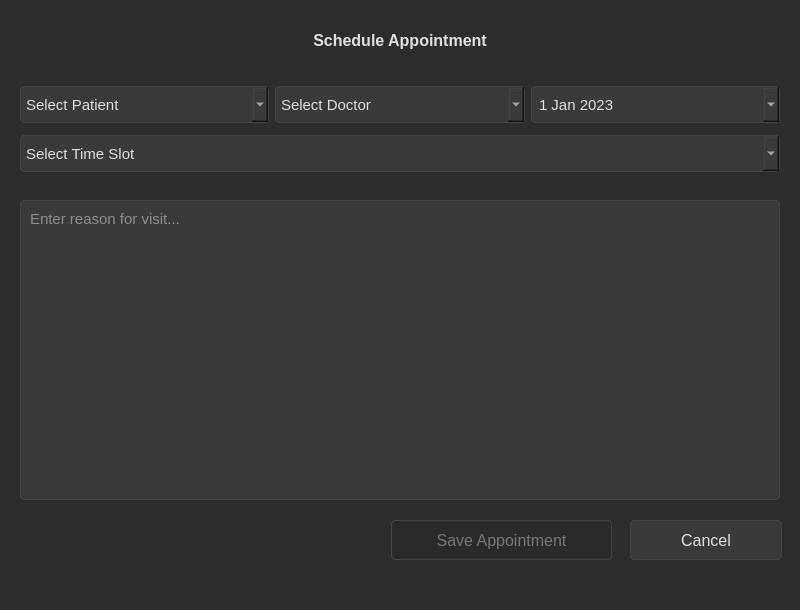
<?xml version="1.0" encoding="UTF-8"?>
<ui version="4.0">
 <class>AppointmentForm</class>
 <widget class="QWidget" name="AppointmentForm">
  <property name="geometry">
   <rect>
    <x>0</x>
    <y>0</y>
    <width>800</width>
    <height>610</height>
   </rect>
  </property>
  <property name="windowTitle">
   <string>Schedule Appointment</string>
  </property>
  <property name="styleSheet">
   <string notr="true">/* Dark theme styling */
QWidget {
    background-color: #2D2D2D;
    color: #E0E0E0;
    font-family: 'Segoe UI', Arial;
    font-size: 11pt;
}

QLabel {
    color: #E0E0E0;
    font-size: 12pt;
}

QGroupBox {
    border: 1px solid #444;
    border-radius: 8px;
    margin-top: 10px;
    padding-top: 15px;
    background-color: #3A3A3A;
}

QGroupBox::title {
    subcontrol-origin: margin;
    left: 10px;
    padding: 0 3px;
    color: #E0E0E0;
}

QPushButton {
    background-color: #3A3A3A;
    color: #E0E0E0;
    border: 1px solid #444;
    border-radius: 4px;
    padding: 8px 15px;
    min-width: 120px;
    font-size: 12pt;
}

QPushButton:hover {
    background-color: #4A4A4A;
}

QPushButton:pressed {
    background-color: #2A2A2A;
}

QPushButton:disabled {
    background-color: #2A2A2A;
    color: #777;
}

QComboBox, QDateEdit, QTextEdit {
    background-color: #3A3A3A;
    color: #E0E0E0;
    border: 1px solid #444;
    padding: 5px;
    border-radius: 4px;
    min-height: 25px;
}

QComboBox QAbstractItemView {
    background-color: #3A3A3A;
    color: #E0E0E0;
    selection-background-color: #0078D7;
}

QTextEdit {
    font-family: 'Segoe UI', Arial;
    font-size: 11pt;
}</string>
  </property>
  <widget class="QLabel" name="label">
   <property name="geometry">
    <rect>
     <x>250</x>
     <y>20</y>
     <width>300</width>
     <height>40</height>
    </rect>
   </property>
   <property name="font">
    <font>
     <family>Segoe UI</family>
     <pointsize>12</pointsize>
     <bold>true</bold>
    </font>
   </property>
   <property name="text">
    <string>Schedule Appointment</string>
   </property>
   <property name="alignment">
    <set>Qt::AlignmentFlag::AlignCenter</set>
   </property>
  </widget>
  <widget class="QTextEdit" name="reasonTextEdit">
   <property name="geometry">
    <rect>
     <x>20</x>
     <y>200</y>
     <width>760</width>
     <height>300</height>
    </rect>
   </property>
   <property name="toolTip">
    <string>Describe the reason for your appointment in detail</string>
   </property>
   <property name="placeholderText">
    <string>Enter reason for visit...</string>
   </property>
  </widget>
  <widget class="QPushButton" name="saveButton">
   <property name="enabled">
    <bool>false</bool>
   </property>
   <property name="geometry">
    <rect>
     <x>391</x>
     <y>520</y>
     <width>221</width>
     <height>40</height>
    </rect>
   </property>
   <property name="toolTip">
    <string>Save the appointment details</string>
   </property>
   <property name="text">
    <string>Save Appointment</string>
   </property>
  </widget>
  <widget class="QPushButton" name="cancelButton">
   <property name="geometry">
    <rect>
     <x>630</x>
     <y>520</y>
     <width>152</width>
     <height>40</height>
    </rect>
   </property>
   <property name="toolTip">
    <string>Close without saving</string>
   </property>
   <property name="text">
    <string>Cancel</string>
   </property>
  </widget>
  <widget class="QWidget" name="formWidget">
   <property name="geometry">
    <rect>
     <x>20</x>
     <y>80</y>
     <width>760</width>
     <height>100</height>
    </rect>
   </property>
   <layout class="QGridLayout" name="gridLayout">
    <item row="0" column="0">
     <widget class="QComboBox" name="patientComboBox">
      <property name="toolTip">
       <string>Select a patient from the list</string>
      </property>
      <property name="placeholderText">
       <string>Select Patient</string>
      </property>
     </widget>
    </item>
    <item row="0" column="1">
     <widget class="QComboBox" name="doctorComboBox">
      <property name="toolTip">
       <string>Select a doctor from the list</string>
      </property>
      <property name="placeholderText">
       <string>Select Doctor</string>
      </property>
     </widget>
    </item>
    <item row="0" column="2">
     <widget class="QDateEdit" name="dateEdit">
      <property name="toolTip">
       <string>Select appointment date</string>
      </property>
      <property name="minimumDate">
       <date>
        <year>2023</year>
        <month>1</month>
        <day>1</day>
       </date>
      </property>
      <property name="calendarPopup">
       <bool>true</bool>
      </property>
      <property name="date">
       <date>
        <year>2023</year>
        <month>1</month>
        <day>1</day>
       </date>
      </property>
     </widget>
    </item>
    <item row="1" column="0" colspan="3">
     <widget class="QComboBox" name="timeSlotComboBox">
      <property name="enabled">
       <bool>false</bool>
      </property>
      <property name="toolTip">
       <string>Time slots will appear after selecting doctor and date</string>
      </property>
      <property name="placeholderText">
       <string>Select Time Slot</string>
      </property>
     </widget>
    </item>
   </layout>
  </widget>
 </widget>
 <resources/>
 <connections/>
</ui>
